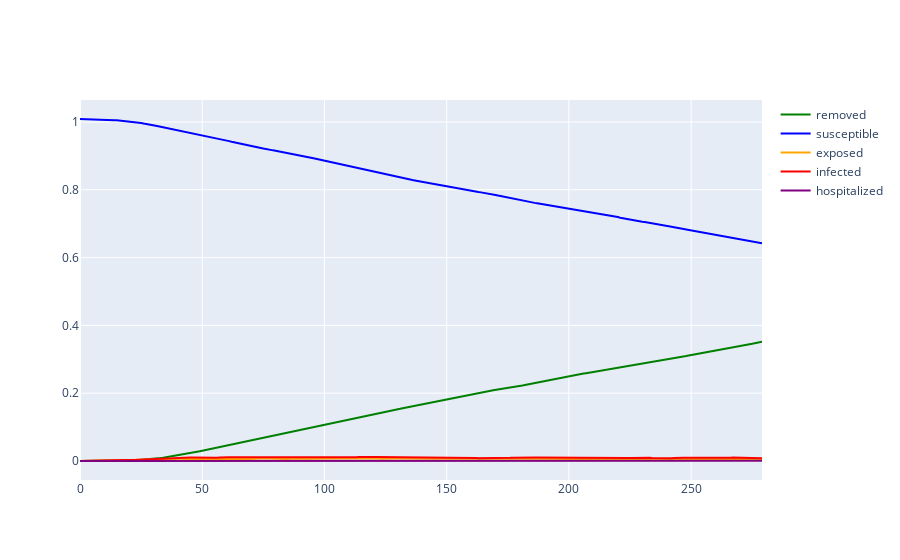
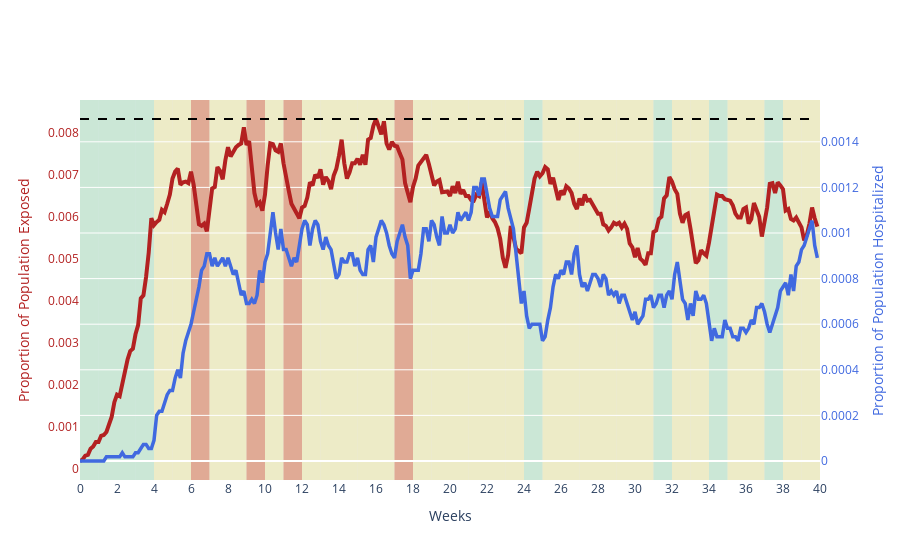
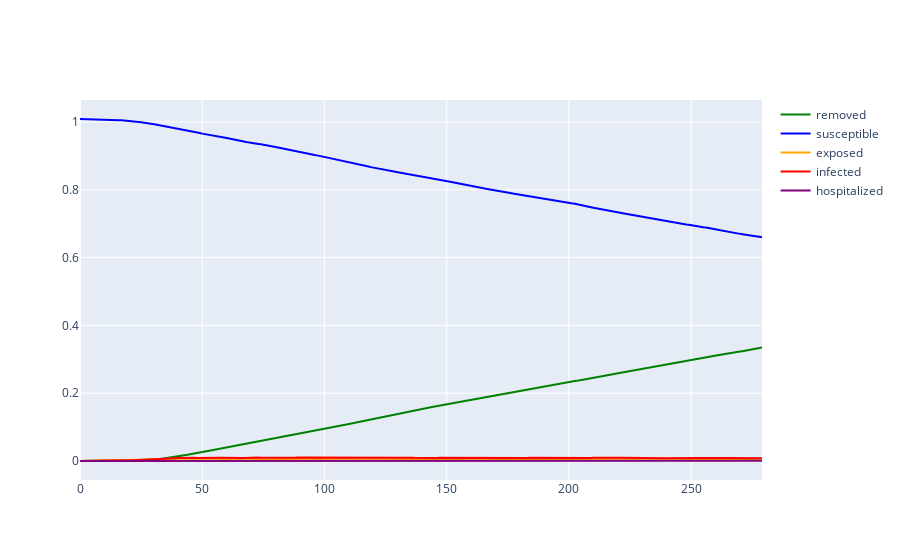
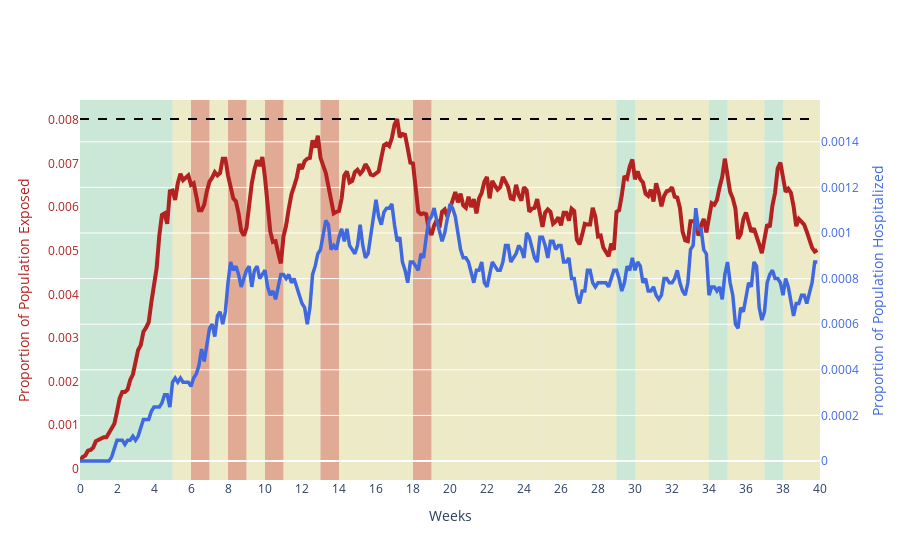

The cell these charts' notebook holds for them, in order:
### Code cell
files = ['new_MCTS_50_6_280_higherpr1.pkl',
        'new_MCTS_50_6_280_higherpr2.pkl',
        'new_MCTS_50_6_280_higherpr3.pkl',
        'new_MCTS_50_6_280_higherpr4.pkl']
results = []

for file in files:
    with open(file, 'rb') as f:
        results.append(pkl.load(f))

for i,r in enumerate(results):
    df = make_SIR_graph(r[0])
    #actions_colors = list(map(color_map_set3.get,  r[1]))
    make_beds_graph(r[0], r[1], 7, files[i], color_map)
    print(pd.Series(map(costs.get,  r[1])).sum())

### Figure 1 — Plotly figure (JSON) as saved in the notebook; plotly's stock layout.template omitted (floating-point values rounded to 4 significant figures; data arrays with more than 128 entries replaced by an {"elided": "..."} marker saying what was removed)
{"data": [{"line": {"color": "green"}, "name": "removed", "type": "scatter", "x": {"elided": "281 int values"}, "y": {"elided": "280 float values"}}, {"line": {"color": "blue"}, "name": "susceptible", "type": "scatter", "x": {"elided": "281 int values"}, "y": {"elided": "280 float values"}}, {"line": {"color": "orange"}, "name": "exposed", "type": "scatter", "x": {"elided": "281 int values"}, "y": {"elided": "280 float values"}}, {"line": {"color": "red"}, "name": "infected", "type": "scatter", "x": {"elided": "281 int values"}, "y": {"elided": "280 float values"}}, {"line": {"color": "purple"}, "name": "hospitalized", "type": "scatter", "x": {"elided": "281 int values"}, "y": {"elided": "280 float values"}}], "layout": {"hovermode": "x"}}

### Figure 2 — Plotly figure (JSON) as saved in the notebook; plotly's stock layout.template omitted (floating-point values rounded to 4 significant figures; data arrays with more than 128 entries replaced by an {"elided": "..."} marker saying what was removed)
{"data": [{"line": {"color": "rgb(0.25, 0.41, 0.88)", "width": 3.5}, "name": "hospitalized", "type": "scatter", "x": {"elided": "281 int values"}, "y": {"elided": "280 float values"}, "yaxis": "y2"}, {"line": {"color": "rgb(0.7, 0.13, 0.13)", "width": 4}, "name": "exposed", "type": "scatter", "x": {"elided": "281 int values"}, "y": {"elided": "280 float values"}}, {"line": {"color": "black", "dash": "dash", "width": 2}, "name": "capacity", "type": "scatter", "x": {"elided": "281 int values"}, "y": {"elided": "280 float values"}, "yaxis": "y2"}, {"marker": {"color": "rgb(0.83, 0.13, 0.15)"}, "name": "Lockdown", "type": "bar", "x": [null], "y": [null]}, {"marker": {"color": "rgb(0.85, 0.35, 0.13)"}, "name": "Hard Quarantine", "type": "bar", "x": [null], "y": [null]}, {"marker": {"color": "rgb(0.97, 0.91, 0.56)"}, "name": "Light Quarantine", "type": "bar", "x": [null], "y": [null]}, {"marker": {"color": "rgb(0.67, 0.88, 0.69)"}, "name": "Social Distancing", "type": "bar", "x": [null], "y": [null]}, {"marker": {"color": "rgb(0.86, 0.86, 0.86)"}, "name": "Unrestricted", "type": "bar", "x": [null], "y": [null]}], "layout": {"coloraxis": {"colorscale": [[0, "rgb(253, 253, 204)"], [0.09091, "rgb(206, 236, 179)"], [0.1818, "rgb(156, 219, 165)"], [0.2727, "rgb(111, 201, 163)"], [0.3636, "rgb(86, 177, 163)"], [0.4545, "rgb(76, 153, 160)"], [0.5455, "rgb(68, 130, 155)"], [0.6364, "rgb(62, 108, 150)"], [0.7273, "rgb(62, 82, 143)"], [0.8182, "rgb(64, 60, 115)"], [0.9091, "rgb(54, 43, 77)"], [1, "rgb(39, 26, 44)"]]}, "hovermode": "x", "shapes": [{"fillcolor": "rgb(0.67, 0.88, 0.69)", "layer": "below", "line": {"width": 0}, "opacity": 0.45, "type": "rect", "x0": 0, "x1": 7, "xref": "x", "y0": 0, "y1": 1, "yref": "paper"}, {"fillcolor": "rgb(0.67, 0.88, 0.69)", "layer": "below", "line": {"width": 0}, "opacity": 0.45, "type": "rect", "x0": 7, "x1": 14, "xref": "x", "y0": 0, "y1": 1, "yref": "paper"}, {"fillcolor": "rgb(0.67, 0.88, 0.69)", "layer": "below", "line": {"width": 0}, "opacity": 0.45, "type": "rect", "x0": 14, "x1": 21, "xref": "x", "y0": 0, "y1": 1, "yref": "paper"}, {"fillcolor": "rgb(0.67, 0.88, 0.69)", "layer": "below", "line": {"width": 0}, "opacity": 0.45, "type": "rect", "x0": 21, "x1": 28, "xref": "x", "y0": 0, "y1": 1, "yref": "paper"}, {"fillcolor": "rgb(0.97, 0.91, 0.56)", "layer": "below", "line": {"width": 0}, "opacity": 0.45, "type": "rect", "x0": 28, "x1": 35, "xref": "x", "y0": 0, "y1": 1, "yref": "paper"}, {"fillcolor": "rgb(0.97, 0.91, 0.56)", "layer": "below", "line": {"width": 0}, "opacity": 0.45, "type": "rect", "x0": 35, "x1": 42, "xref": "x", "y0": 0, "y1": 1, "yref": "paper"}, {"fillcolor": "rgb(0.85, 0.35, 0.13)", "layer": "below", "line": {"width": 0}, "opacity": 0.45, "type": "rect", "x0": 42, "x1": 49, "xref": "x", "y0": 0, "y1": 1, "yref": "paper"}, {"fillcolor": "rgb(0.97, 0.91, 0.56)", "layer": "below", "line": {"width": 0}, "opacity": 0.45, "type": "rect", "x0": 49, "x1": 56, "xref": "x", "y0": 0, "y1": 1, "yref": "paper"}, {"fillcolor": "rgb(0.97, 0.91, 0.56)", "layer": "below", "line": {"width": 0}, "opacity": 0.45, "type": "rect", "x0": 56, "x1": 63, "xref": "x", "y0": 0, "y1": 1, "yref": "paper"}, {"fillcolor": "rgb(0.85, 0.35, 0.13)", "layer": "below", "line": {"width": 0}, "opacity": 0.45, "type": "rect", "x0": 63, "x1": 70, "xref": "x", "y0": 0, "y1": 1, "yref": "paper"}, {"fillcolor": "rgb(0.97, 0.91, 0.56)", "layer": "below", "line": {"width": 0}, "opacity": 0.45, "type": "rect", "x0": 70, "x1": 77, "xref": "x", "y0": 0, "y1": 1, "yref": "paper"}, {"fillcolor": "rgb(0.85, 0.35, 0.13)", "layer": "below", "line": {"width": 0}, "opacity": 0.45, "type": "rect", "x0": 77, "x1": 84, "xref": "x", "y0": 0, "y1": 1, "yref": "paper"}, {"fillcolor": "rgb(0.97, 0.91, 0.56)", "layer": "below", "line": {"width": 0}, "opacity": 0.45, "type": "rect", "x0": 84, "x1": 91, "xref": "x", "y0": 0, "y1": 1, "yref": "paper"}, {"fillcolor": "rgb(0.97, 0.91, 0.56)", "layer": "below", "line": {"width": 0}, "opacity": 0.45, "type": "rect", "x0": 91, "x1": 98, "xref": "x", "y0": 0, "y1": 1, "yref": "paper"}, {"fillcolor": "rgb(0.97, 0.91, 0.56)", "layer": "below", "line": {"width": 0}, "opacity": 0.45, "type": "rect", "x0": 98, "x1": 105, "xref": "x", "y0": 0, "y1": 1, "yref": "paper"}, {"fillcolor": "rgb(0.97, 0.91, 0.56)", "layer": "below", "line": {"width": 0}, "opacity": 0.45, "type": "rect", "x0": 105, "x1": 112, "xref": "x", "y0": 0, "y1": 1, "yref": "paper"}, {"fillcolor": "rgb(0.97, 0.91, 0.56)", "layer": "below", "line": {"width": 0}, "opacity": 0.45, "type": "rect", "x0": 112, "x1": 119, "xref": "x", "y0": 0, "y1": 1, "yref": "paper"}, {"fillcolor": "rgb(0.85, 0.35, 0.13)", "layer": "below", "line": {"width": 0}, "opacity": 0.45, "type": "rect", "x0": 119, "x1": 126, "xref": "x", "y0": 0, "y1": 1, "yref": "paper"}, {"fillcolor": "rgb(0.97, 0.91, 0.56)", "layer": "below", "line": {"width": 0}, "opacity": 0.45, "type": "rect", "x0": 126, "x1": 133, "xref": "x", "y0": 0, "y1": 1, "yref": "paper"}, {"fillcolor": "rgb(0.97, 0.91, 0.56)", "layer": "below", "line": {"width": 0}, "opacity": 0.45, "type": "rect", "x0": 133, "x1": 140, "xref": "x", "y0": 0, "y1": 1, "yref": "paper"}, {"fillcolor": "rgb(0.97, 0.91, 0.56)", "layer": "below", "line": {"width": 0}, "opacity": 0.45, "type": "rect", "x0": 140, "x1": 147, "xref": "x", "y0": 0, "y1": 1, "yref": "paper"}, {"fillcolor": "rgb(0.97, 0.91, 0.56)", "layer": "below", "line": {"width": 0}, "opacity": 0.45, "type": "rect", "x0": 147, "x1": 154, "xref": "x", "y0": 0, "y1": 1, "yref": "paper"}, {"fillcolor": "rgb(0.97, 0.91, 0.56)", "layer": "below", "line": {"width": 0}, "opacity": 0.45, "type": "rect", "x0": 154, "x1": 161, "xref": "x", "y0": 0, "y1": 1, "yref": "paper"}, {"fillcolor": "rgb(0.97, 0.91, 0.56)", "layer": "below", "line": {"width": 0}, "opacity": 0.45, "type": "rect", "x0": 161, "x1": 168, "xref": "x", "y0": 0, "y1": 1, "yref": "paper"}, {"fillcolor": "rgb(0.67, 0.88, 0.69)", "layer": "below", "line": {"width": 0}, "opacity": 0.45, "type": "rect", "x0": 168, "x1": 175, "xref": "x", "y0": 0, "y1": 1, "yref": "paper"}, {"fillcolor": "rgb(0.97, 0.91, 0.56)", "layer": "below", "line": {"width": 0}, "opacity": 0.45, "type": "rect", "x0": 175, "x1": 182, "xref": "x", "y0": 0, "y1": 1, "yref": "paper"}, {"fillcolor": "rgb(0.97, 0.91, 0.56)", "layer": "below", "line": {"width": 0}, "opacity": 0.45, "type": "rect", "x0": 182, "x1": 189, "xref": "x", "y0": 0, "y1": 1, "yref": "paper"}, {"fillcolor": "rgb(0.97, 0.91, 0.56)", "layer": "below", "line": {"width": 0}, "opacity": 0.45, "type": "rect", "x0": 189, "x1": 196, "xref": "x", "y0": 0, "y1": 1, "yref": "paper"}, {"fillcolor": "rgb(0.97, 0.91, 0.56)", "layer": "below", "line": {"width": 0}, "opacity": 0.45, "type": "rect", "x0": 196, "x1": 203, "xref": "x", "y0": 0, "y1": 1, "yref": "paper"}, {"fillcolor": "rgb(0.97, 0.91, 0.56)", "layer": "below", "line": {"width": 0}, "opacity": 0.45, "type": "rect", "x0": 203, "x1": 210, "xref": "x", "y0": 0, "y1": 1, "yref": "paper"}, {"fillcolor": "rgb(0.97, 0.91, 0.56)", "layer": "below", "line": {"width": 0}, "opacity": 0.45, "type": "rect", "x0": 210, "x1": 217, "xref": "x", "y0": 0, "y1": 1, "yref": "paper"}, {"fillcolor": "rgb(0.67, 0.88, 0.69)", "layer": "below", "line": {"width": 0}, "opacity": 0.45, "type": "rect", "x0": 217, "x1": 224, "xref": "x", "y0": 0, "y1": 1, "yref": "paper"}, {"fillcolor": "rgb(0.97, 0.91, 0.56)", "layer": "below", "line": {"width": 0}, "opacity": 0.45, "type": "rect", "x0": 224, "x1": 231, "xref": "x", "y0": 0, "y1": 1, "yref": "paper"}, {"fillcolor": "rgb(0.97, 0.91, 0.56)", "layer": "below", "line": {"width": 0}, "opacity": 0.45, "type": "rect", "x0": 231, "x1": 238, "xref": "x", "y0": 0, "y1": 1, "yref": "paper"}, {"fillcolor": "rgb(0.67, 0.88, 0.69)", "layer": "below", "line": {"width": 0}, "opacity": 0.45, "type": "rect", "x0": 238, "x1": 245, "xref": "x", "y0": 0, "y1": 1, "yref": "paper"}, {"fillcolor": "rgb(0.97, 0.91, 0.56)", "layer": "below", "line": {"width": 0}, "opacity": 0.45, "type": "rect", "x0": 245, "x1": 252, "xref": "x", "y0": 0, "y1": 1, "yref": "paper"}, {"fillcolor": "rgb(0.97, 0.91, 0.56)", "layer": "below", "line": {"width": 0}, "opacity": 0.45, "type": "rect", "x0": 252, "x1": 259, "xref": "x", "y0": 0, "y1": 1, "yref": "paper"}, {"fillcolor": "rgb(0.67, 0.88, 0.69)", "layer": "below", "line": {"width": 0}, "opacity": 0.45, "type": "rect", "x0": 259, "x1": 266, "xref": "x", "y0": 0, "y1": 1, "yref": "paper"}, {"fillcolor": "rgb(0.97, 0.91, 0.56)", "layer": "below", "line": {"width": 0}, "opacity": 0.45, "type": "rect", "x0": 266, "x1": 273, "xref": "x", "y0": 0, "y1": 1, "yref": "paper"}, {"fillcolor": "rgb(0.97, 0.91, 0.56)", "layer": "below", "line": {"width": 0}, "opacity": 0.45, "type": "rect", "x0": 273, "x1": 280, "xref": "x", "y0": 0, "y1": 1, "yref": "paper"}], "showlegend": false, "xaxis": {"showgrid": false, "tickmode": "array", "ticktext": [0, 2, 4, 6, 8, 10, 12, 14, 16, 18, 20, 22, 24, 26, 28, 30, 32, 34, 36, 38, 40], "tickvals": [0, 14, 28, 42, 56, 70, 84, 98, 112, 126, 140, 154, 168, 182, 196, 210, 224, 238, 252, 266, 280], "title": {"text": "Weeks"}}, "yaxis": {"showgrid": false, "tickfont": {"color": "rgb(0.7, 0.13, 0.13)"}, "title": {"font": {"color": "rgb(0.7, 0.13, 0.13)"}, "text": "Proportion of Population Exposed"}, "zeroline": false, "zerolinecolor": "black", "zerolinewidth": 0.5}, "yaxis2": {"anchor": "x", "overlaying": "y", "side": "right", "tickfont": {"color": "rgb(0.25, 0.41, 0.88)"}, "title": {"font": {"color": "rgb(0.25, 0.41, 0.88)"}, "text": "Proportion of Population Hospitalized"}}}}

### Figure 3 — Plotly figure (JSON) as saved in the notebook; plotly's stock layout.template omitted (floating-point values rounded to 4 significant figures; data arrays with more than 128 entries replaced by an {"elided": "..."} marker saying what was removed)
{"data": [{"line": {"color": "green"}, "name": "removed", "type": "scatter", "x": {"elided": "281 int values"}, "y": {"elided": "280 float values"}}, {"line": {"color": "blue"}, "name": "susceptible", "type": "scatter", "x": {"elided": "281 int values"}, "y": {"elided": "280 float values"}}, {"line": {"color": "orange"}, "name": "exposed", "type": "scatter", "x": {"elided": "281 int values"}, "y": {"elided": "280 float values"}}, {"line": {"color": "red"}, "name": "infected", "type": "scatter", "x": {"elided": "281 int values"}, "y": {"elided": "280 float values"}}, {"line": {"color": "purple"}, "name": "hospitalized", "type": "scatter", "x": {"elided": "281 int values"}, "y": {"elided": "280 float values"}}], "layout": {"hovermode": "x"}}

### Figure 4 — Plotly figure (JSON) as saved in the notebook; plotly's stock layout.template omitted (floating-point values rounded to 4 significant figures; data arrays with more than 128 entries replaced by an {"elided": "..."} marker saying what was removed)
{"data": [{"line": {"color": "rgb(0.25, 0.41, 0.88)", "width": 3.5}, "name": "hospitalized", "type": "scatter", "x": {"elided": "281 int values"}, "y": {"elided": "280 float values"}, "yaxis": "y2"}, {"line": {"color": "rgb(0.7, 0.13, 0.13)", "width": 4}, "name": "exposed", "type": "scatter", "x": {"elided": "281 int values"}, "y": {"elided": "280 float values"}}, {"line": {"color": "black", "dash": "dash", "width": 2}, "name": "capacity", "type": "scatter", "x": {"elided": "281 int values"}, "y": {"elided": "280 float values"}, "yaxis": "y2"}, {"marker": {"color": "rgb(0.83, 0.13, 0.15)"}, "name": "Lockdown", "type": "bar", "x": [null], "y": [null]}, {"marker": {"color": "rgb(0.85, 0.35, 0.13)"}, "name": "Hard Quarantine", "type": "bar", "x": [null], "y": [null]}, {"marker": {"color": "rgb(0.97, 0.91, 0.56)"}, "name": "Light Quarantine", "type": "bar", "x": [null], "y": [null]}, {"marker": {"color": "rgb(0.67, 0.88, 0.69)"}, "name": "Social Distancing", "type": "bar", "x": [null], "y": [null]}, {"marker": {"color": "rgb(0.86, 0.86, 0.86)"}, "name": "Unrestricted", "type": "bar", "x": [null], "y": [null]}], "layout": {"coloraxis": {"colorscale": [[0, "rgb(253, 253, 204)"], [0.09091, "rgb(206, 236, 179)"], [0.1818, "rgb(156, 219, 165)"], [0.2727, "rgb(111, 201, 163)"], [0.3636, "rgb(86, 177, 163)"], [0.4545, "rgb(76, 153, 160)"], [0.5455, "rgb(68, 130, 155)"], [0.6364, "rgb(62, 108, 150)"], [0.7273, "rgb(62, 82, 143)"], [0.8182, "rgb(64, 60, 115)"], [0.9091, "rgb(54, 43, 77)"], [1, "rgb(39, 26, 44)"]]}, "hovermode": "x", "shapes": [{"fillcolor": "rgb(0.67, 0.88, 0.69)", "layer": "below", "line": {"width": 0}, "opacity": 0.45, "type": "rect", "x0": 0, "x1": 7, "xref": "x", "y0": 0, "y1": 1, "yref": "paper"}, {"fillcolor": "rgb(0.67, 0.88, 0.69)", "layer": "below", "line": {"width": 0}, "opacity": 0.45, "type": "rect", "x0": 7, "x1": 14, "xref": "x", "y0": 0, "y1": 1, "yref": "paper"}, {"fillcolor": "rgb(0.67, 0.88, 0.69)", "layer": "below", "line": {"width": 0}, "opacity": 0.45, "type": "rect", "x0": 14, "x1": 21, "xref": "x", "y0": 0, "y1": 1, "yref": "paper"}, {"fillcolor": "rgb(0.67, 0.88, 0.69)", "layer": "below", "line": {"width": 0}, "opacity": 0.45, "type": "rect", "x0": 21, "x1": 28, "xref": "x", "y0": 0, "y1": 1, "yref": "paper"}, {"fillcolor": "rgb(0.67, 0.88, 0.69)", "layer": "below", "line": {"width": 0}, "opacity": 0.45, "type": "rect", "x0": 28, "x1": 35, "xref": "x", "y0": 0, "y1": 1, "yref": "paper"}, {"fillcolor": "rgb(0.97, 0.91, 0.56)", "layer": "below", "line": {"width": 0}, "opacity": 0.45, "type": "rect", "x0": 35, "x1": 42, "xref": "x", "y0": 0, "y1": 1, "yref": "paper"}, {"fillcolor": "rgb(0.85, 0.35, 0.13)", "layer": "below", "line": {"width": 0}, "opacity": 0.45, "type": "rect", "x0": 42, "x1": 49, "xref": "x", "y0": 0, "y1": 1, "yref": "paper"}, {"fillcolor": "rgb(0.97, 0.91, 0.56)", "layer": "below", "line": {"width": 0}, "opacity": 0.45, "type": "rect", "x0": 49, "x1": 56, "xref": "x", "y0": 0, "y1": 1, "yref": "paper"}, {"fillcolor": "rgb(0.85, 0.35, 0.13)", "layer": "below", "line": {"width": 0}, "opacity": 0.45, "type": "rect", "x0": 56, "x1": 63, "xref": "x", "y0": 0, "y1": 1, "yref": "paper"}, {"fillcolor": "rgb(0.97, 0.91, 0.56)", "layer": "below", "line": {"width": 0}, "opacity": 0.45, "type": "rect", "x0": 63, "x1": 70, "xref": "x", "y0": 0, "y1": 1, "yref": "paper"}, {"fillcolor": "rgb(0.85, 0.35, 0.13)", "layer": "below", "line": {"width": 0}, "opacity": 0.45, "type": "rect", "x0": 70, "x1": 77, "xref": "x", "y0": 0, "y1": 1, "yref": "paper"}, {"fillcolor": "rgb(0.97, 0.91, 0.56)", "layer": "below", "line": {"width": 0}, "opacity": 0.45, "type": "rect", "x0": 77, "x1": 84, "xref": "x", "y0": 0, "y1": 1, "yref": "paper"}, {"fillcolor": "rgb(0.97, 0.91, 0.56)", "layer": "below", "line": {"width": 0}, "opacity": 0.45, "type": "rect", "x0": 84, "x1": 91, "xref": "x", "y0": 0, "y1": 1, "yref": "paper"}, {"fillcolor": "rgb(0.85, 0.35, 0.13)", "layer": "below", "line": {"width": 0}, "opacity": 0.45, "type": "rect", "x0": 91, "x1": 98, "xref": "x", "y0": 0, "y1": 1, "yref": "paper"}, {"fillcolor": "rgb(0.97, 0.91, 0.56)", "layer": "below", "line": {"width": 0}, "opacity": 0.45, "type": "rect", "x0": 98, "x1": 105, "xref": "x", "y0": 0, "y1": 1, "yref": "paper"}, {"fillcolor": "rgb(0.97, 0.91, 0.56)", "layer": "below", "line": {"width": 0}, "opacity": 0.45, "type": "rect", "x0": 105, "x1": 112, "xref": "x", "y0": 0, "y1": 1, "yref": "paper"}, {"fillcolor": "rgb(0.97, 0.91, 0.56)", "layer": "below", "line": {"width": 0}, "opacity": 0.45, "type": "rect", "x0": 112, "x1": 119, "xref": "x", "y0": 0, "y1": 1, "yref": "paper"}, {"fillcolor": "rgb(0.97, 0.91, 0.56)", "layer": "below", "line": {"width": 0}, "opacity": 0.45, "type": "rect", "x0": 119, "x1": 126, "xref": "x", "y0": 0, "y1": 1, "yref": "paper"}, {"fillcolor": "rgb(0.85, 0.35, 0.13)", "layer": "below", "line": {"width": 0}, "opacity": 0.45, "type": "rect", "x0": 126, "x1": 133, "xref": "x", "y0": 0, "y1": 1, "yref": "paper"}, {"fillcolor": "rgb(0.97, 0.91, 0.56)", "layer": "below", "line": {"width": 0}, "opacity": 0.45, "type": "rect", "x0": 133, "x1": 140, "xref": "x", "y0": 0, "y1": 1, "yref": "paper"}, {"fillcolor": "rgb(0.97, 0.91, 0.56)", "layer": "below", "line": {"width": 0}, "opacity": 0.45, "type": "rect", "x0": 140, "x1": 147, "xref": "x", "y0": 0, "y1": 1, "yref": "paper"}, {"fillcolor": "rgb(0.97, 0.91, 0.56)", "layer": "below", "line": {"width": 0}, "opacity": 0.45, "type": "rect", "x0": 147, "x1": 154, "xref": "x", "y0": 0, "y1": 1, "yref": "paper"}, {"fillcolor": "rgb(0.97, 0.91, 0.56)", "layer": "below", "line": {"width": 0}, "opacity": 0.45, "type": "rect", "x0": 154, "x1": 161, "xref": "x", "y0": 0, "y1": 1, "yref": "paper"}, {"fillcolor": "rgb(0.97, 0.91, 0.56)", "layer": "below", "line": {"width": 0}, "opacity": 0.45, "type": "rect", "x0": 161, "x1": 168, "xref": "x", "y0": 0, "y1": 1, "yref": "paper"}, {"fillcolor": "rgb(0.97, 0.91, 0.56)", "layer": "below", "line": {"width": 0}, "opacity": 0.45, "type": "rect", "x0": 168, "x1": 175, "xref": "x", "y0": 0, "y1": 1, "yref": "paper"}, {"fillcolor": "rgb(0.97, 0.91, 0.56)", "layer": "below", "line": {"width": 0}, "opacity": 0.45, "type": "rect", "x0": 175, "x1": 182, "xref": "x", "y0": 0, "y1": 1, "yref": "paper"}, {"fillcolor": "rgb(0.97, 0.91, 0.56)", "layer": "below", "line": {"width": 0}, "opacity": 0.45, "type": "rect", "x0": 182, "x1": 189, "xref": "x", "y0": 0, "y1": 1, "yref": "paper"}, {"fillcolor": "rgb(0.97, 0.91, 0.56)", "layer": "below", "line": {"width": 0}, "opacity": 0.45, "type": "rect", "x0": 189, "x1": 196, "xref": "x", "y0": 0, "y1": 1, "yref": "paper"}, {"fillcolor": "rgb(0.97, 0.91, 0.56)", "layer": "below", "line": {"width": 0}, "opacity": 0.45, "type": "rect", "x0": 196, "x1": 203, "xref": "x", "y0": 0, "y1": 1, "yref": "paper"}, {"fillcolor": "rgb(0.67, 0.88, 0.69)", "layer": "below", "line": {"width": 0}, "opacity": 0.45, "type": "rect", "x0": 203, "x1": 210, "xref": "x", "y0": 0, "y1": 1, "yref": "paper"}, {"fillcolor": "rgb(0.97, 0.91, 0.56)", "layer": "below", "line": {"width": 0}, "opacity": 0.45, "type": "rect", "x0": 210, "x1": 217, "xref": "x", "y0": 0, "y1": 1, "yref": "paper"}, {"fillcolor": "rgb(0.97, 0.91, 0.56)", "layer": "below", "line": {"width": 0}, "opacity": 0.45, "type": "rect", "x0": 217, "x1": 224, "xref": "x", "y0": 0, "y1": 1, "yref": "paper"}, {"fillcolor": "rgb(0.97, 0.91, 0.56)", "layer": "below", "line": {"width": 0}, "opacity": 0.45, "type": "rect", "x0": 224, "x1": 231, "xref": "x", "y0": 0, "y1": 1, "yref": "paper"}, {"fillcolor": "rgb(0.97, 0.91, 0.56)", "layer": "below", "line": {"width": 0}, "opacity": 0.45, "type": "rect", "x0": 231, "x1": 238, "xref": "x", "y0": 0, "y1": 1, "yref": "paper"}, {"fillcolor": "rgb(0.67, 0.88, 0.69)", "layer": "below", "line": {"width": 0}, "opacity": 0.45, "type": "rect", "x0": 238, "x1": 245, "xref": "x", "y0": 0, "y1": 1, "yref": "paper"}, {"fillcolor": "rgb(0.97, 0.91, 0.56)", "layer": "below", "line": {"width": 0}, "opacity": 0.45, "type": "rect", "x0": 245, "x1": 252, "xref": "x", "y0": 0, "y1": 1, "yref": "paper"}, {"fillcolor": "rgb(0.97, 0.91, 0.56)", "layer": "below", "line": {"width": 0}, "opacity": 0.45, "type": "rect", "x0": 252, "x1": 259, "xref": "x", "y0": 0, "y1": 1, "yref": "paper"}, {"fillcolor": "rgb(0.67, 0.88, 0.69)", "layer": "below", "line": {"width": 0}, "opacity": 0.45, "type": "rect", "x0": 259, "x1": 266, "xref": "x", "y0": 0, "y1": 1, "yref": "paper"}, {"fillcolor": "rgb(0.97, 0.91, 0.56)", "layer": "below", "line": {"width": 0}, "opacity": 0.45, "type": "rect", "x0": 266, "x1": 273, "xref": "x", "y0": 0, "y1": 1, "yref": "paper"}, {"fillcolor": "rgb(0.97, 0.91, 0.56)", "layer": "below", "line": {"width": 0}, "opacity": 0.45, "type": "rect", "x0": 273, "x1": 280, "xref": "x", "y0": 0, "y1": 1, "yref": "paper"}], "showlegend": false, "xaxis": {"showgrid": false, "tickmode": "array", "ticktext": [0, 2, 4, 6, 8, 10, 12, 14, 16, 18, 20, 22, 24, 26, 28, 30, 32, 34, 36, 38, 40], "tickvals": [0, 14, 28, 42, 56, 70, 84, 98, 112, 126, 140, 154, 168, 182, 196, 210, 224, 238, 252, 266, 280], "title": {"text": "Weeks"}}, "yaxis": {"showgrid": false, "tickfont": {"color": "rgb(0.7, 0.13, 0.13)"}, "title": {"font": {"color": "rgb(0.7, 0.13, 0.13)"}, "text": "Proportion of Population Exposed"}, "zeroline": false, "zerolinecolor": "black", "zerolinewidth": 0.5}, "yaxis2": {"anchor": "x", "overlaying": "y", "side": "right", "tickfont": {"color": "rgb(0.25, 0.41, 0.88)"}, "title": {"font": {"color": "rgb(0.25, 0.41, 0.88)"}, "text": "Proportion of Population Hospitalized"}}}}
